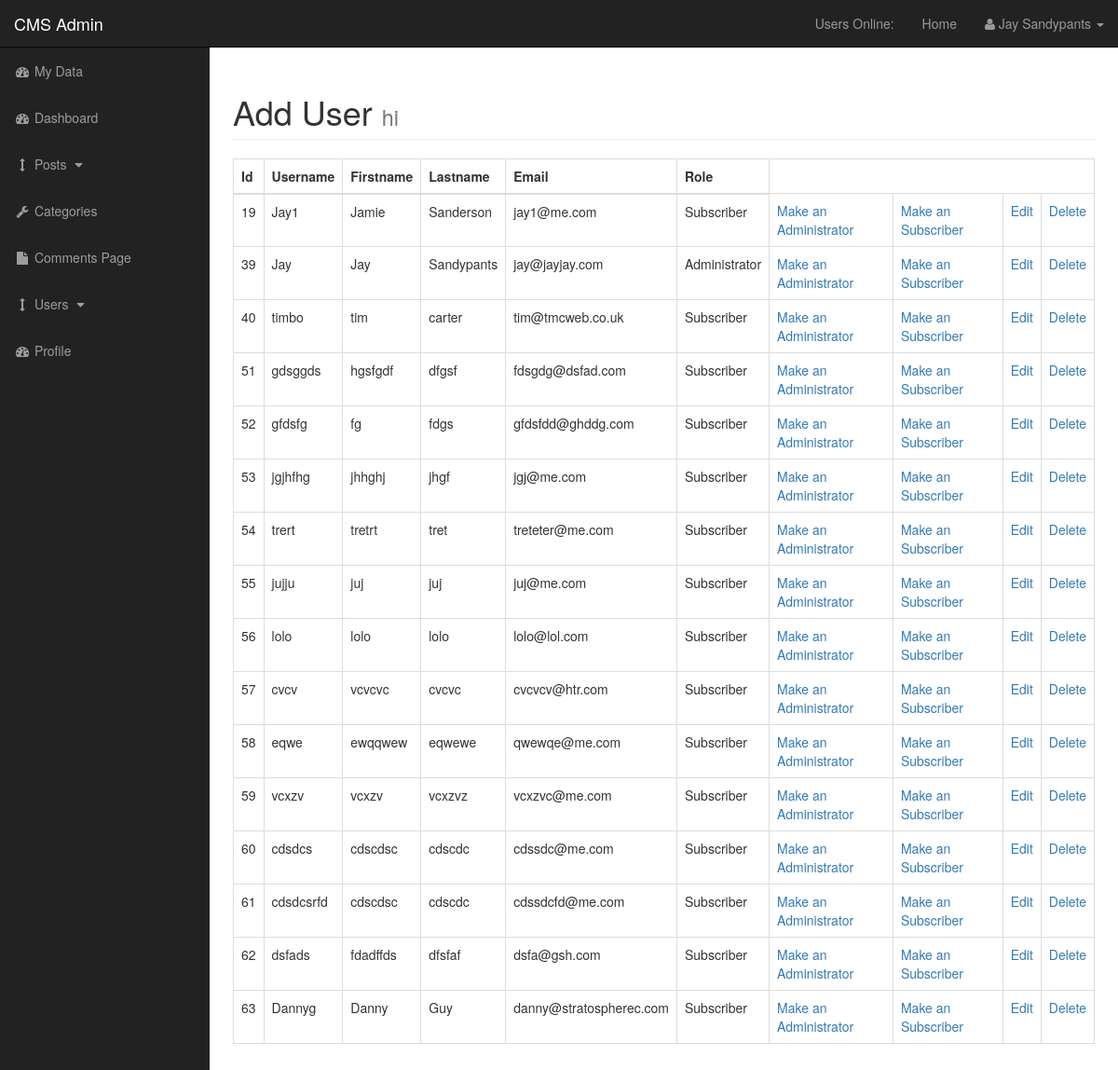
Page /admin/users.php (signed in) on the committed database.
### tables this page shows
CREATE TABLE `users` (
  `user_id` int(3) NOT NULL,
  `username` varchar(255) NOT NULL,
  `user_password` varchar(255) NOT NULL,
  `user_firstname` varchar(255) NOT NULL,
  `user_lastname` varchar(255) NOT NULL,
  `user_email` varchar(255) NOT NULL,
  `user_image` text NOT NULL,
  `user_role` varchar(255) NOT NULL,
  `randSalt` varchar(255) NOT NULL DEFAULT '$2y$10$iusesomecrazystrings22',
  `token` text NOT NULL
);

### admin/functions.php (called while the page is built, shortened)
<?php
function escape($string) {
    global $connection;
   return mysqli_real_escape_string($connection, trim($string));
}
?>

### admin/includes/view_all_users.php (the view, shortened to what this page needs)
                        <table class="table table-bordered table-hover">
                            <thead>
                                <tr>
                                    <th>Id</th>
                                    <th>Username</th>
                                    <th>Firstname</th>
                                    <th>Lastname</th>
                                    <th>Email</th>
                                    <th>Role</th>
                               </tr>
                            </thead>
                        <tbody>
<?php
$query = "SELECT * FROM users";
$select_users = mysqli_query($connection, $query);
while($row = mysqli_fetch_assoc($select_users)) {
    $user_id = escape($row['user_id']);
    $username = escape($row['username']);
    $user_firstname = escape($row['user_firstname']);
    $user_lastname = escape($row['user_lastname']);
    $user_email = escape($row['user_email']);
    $user_role = escape($row['user_role']);
    echo "<tr>";
    echo "<td>$user_id</td>";
    echo "<td>$username</td>";
    echo "<td>$user_firstname</td>";
    echo "<td>$user_lastname</td>";
    echo "<td>$user_email</td>";
    echo "<td>$user_role</td>";
    echo "<td><a href='users.php?change_to_admin={$user_id}'>Make an Administrator</a></td>";
    echo "<td><a href='users.php?change_to_sub={$user_id}'>Make an Subscriber</a></td>";
    echo "<td><a href='users.php?source=edit_user&edit_user={$user_id}'>Edit</a></td>";
    echo "<td><a onClick=\"javascript: return confirm('Are you sure you want to delete?') \" href='users.php?delete={$user_id}'>Delete</a></td>";
    echo "</tr>";
}
?>
</tbody>
</table>

### admin/css/sb-admin.css (style rules this page uses)
body { margin-top: 100px; background-color: #222; }
@media (min-width:768px) { body { margin-top: 50px; } }

### rows in the picture
users: user_id "19", username "Jay1", user_firstname "Jamie", user_lastname "Sanderson", user_email "jay1@me.com", user_role "Subscriber"
users: user_id "39", username "Jay", user_firstname "Jay", user_lastname "Sandypants", user_email "jay@jayjay.com", user_role "Administrator"
users: user_id "40", username "timbo", user_firstname "tim", user_lastname "carter", user_email "tim@tmcweb.co.uk", user_role "Subscriber"
users: user_id "51", username "gdsggds", user_firstname "hgsfgdf", user_lastname "dfgsf", user_email "fdsgdg@dsfad.com", user_role "Subscriber"
users: user_id "52", username "gfdsfg", user_firstname "fg", user_lastname "fdgs", user_email "gfdsfdd@ghddg.com", user_role "Subscriber"
users: user_id "53", username "jgjhfhg", user_firstname "jhhghj", user_lastname "jhgf", user_email "jgj@me.com", user_role "Subscriber"
users: user_id "54", username "trert", user_firstname "tretrt", user_lastname "tret", user_email "treteter@me.com", user_role "Subscriber"
users: user_id "55", username "jujju", user_firstname "juj", user_lastname "juj", user_email "juj@me.com", user_role "Subscriber"
users: user_id "56", username "lolo", user_firstname "lolo", user_lastname "lolo", user_email "lolo@lol.com", user_role "Subscriber"
users: user_id "57", username "cvcv", user_firstname "vcvcvc", user_lastname "cvcvc", user_email "cvcvcv@htr.com", user_role "Subscriber"
users: user_id "58", username "eqwe", user_firstname "ewqqwew", user_lastname "eqwewe", user_email "qwewqe@me.com", user_role "Subscriber"
users: user_id "59", username "vcxzv", user_firstname "vcxzv", user_lastname "vcxzvz", user_email "vcxzvc@me.com", user_role "Subscriber"
users: user_id "60", username "cdsdcs", user_firstname "cdscdsc", user_lastname "cdscdc", user_email "cdssdc@me.com", user_role "Subscriber"
users: user_id "61", username "cdsdcsrfd", user_firstname "cdscdsc", user_lastname "cdscdc", user_email "cdssdcfd@me.com", user_role "Subscriber"
users: user_id "62", username "dsfads", user_firstname "fdadffds", user_lastname "dfsfaf", user_email "dsfa@gsh.com", user_role "Subscriber"
users: user_id "63", username "Dannyg", user_firstname "Danny", user_lastname "Guy", user_email "danny@stratospherec.com", user_role "Subscriber"

### other values in the picture
$_SESSION['firstname'] "Jay"
$_SESSION['lastname'] "Sandypants"
